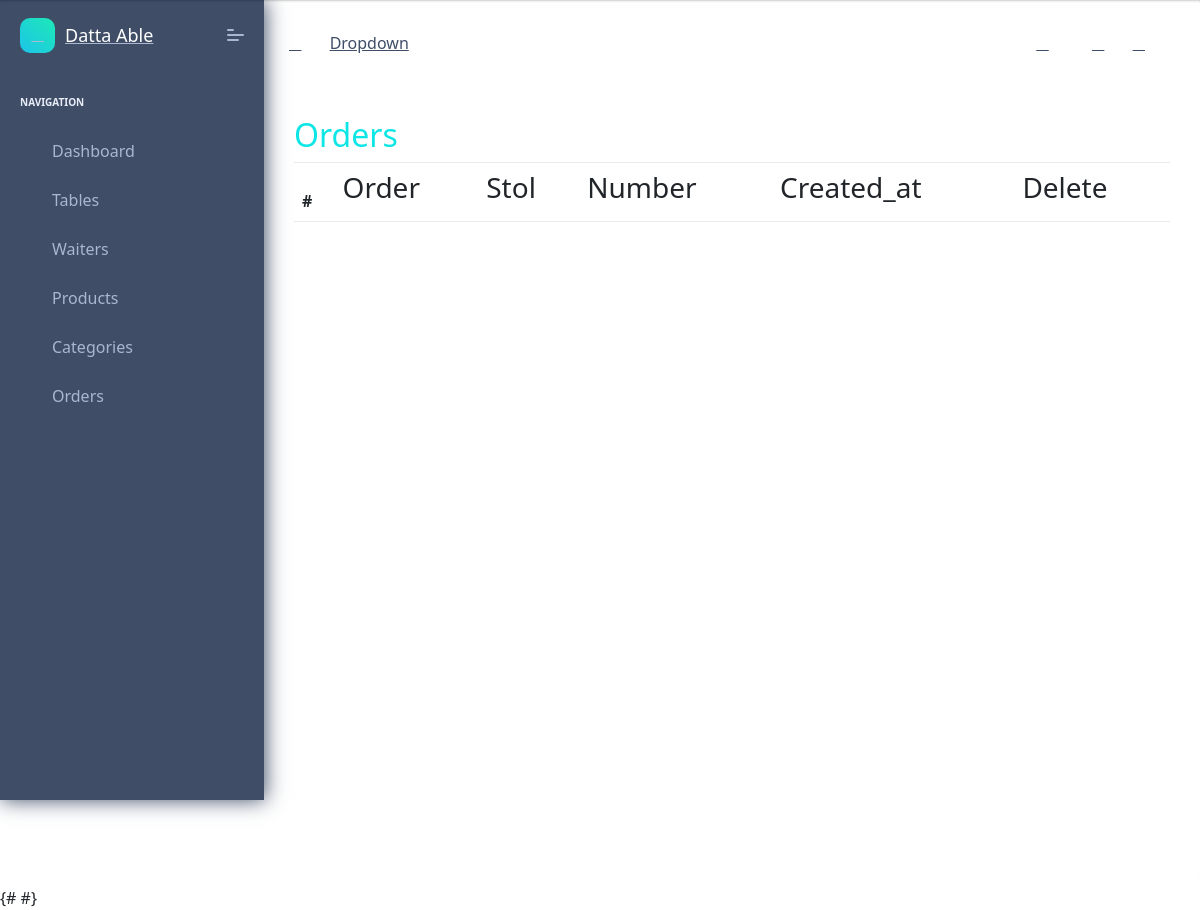
/dashboard/stol/, run on an earlier commit of the app's database.
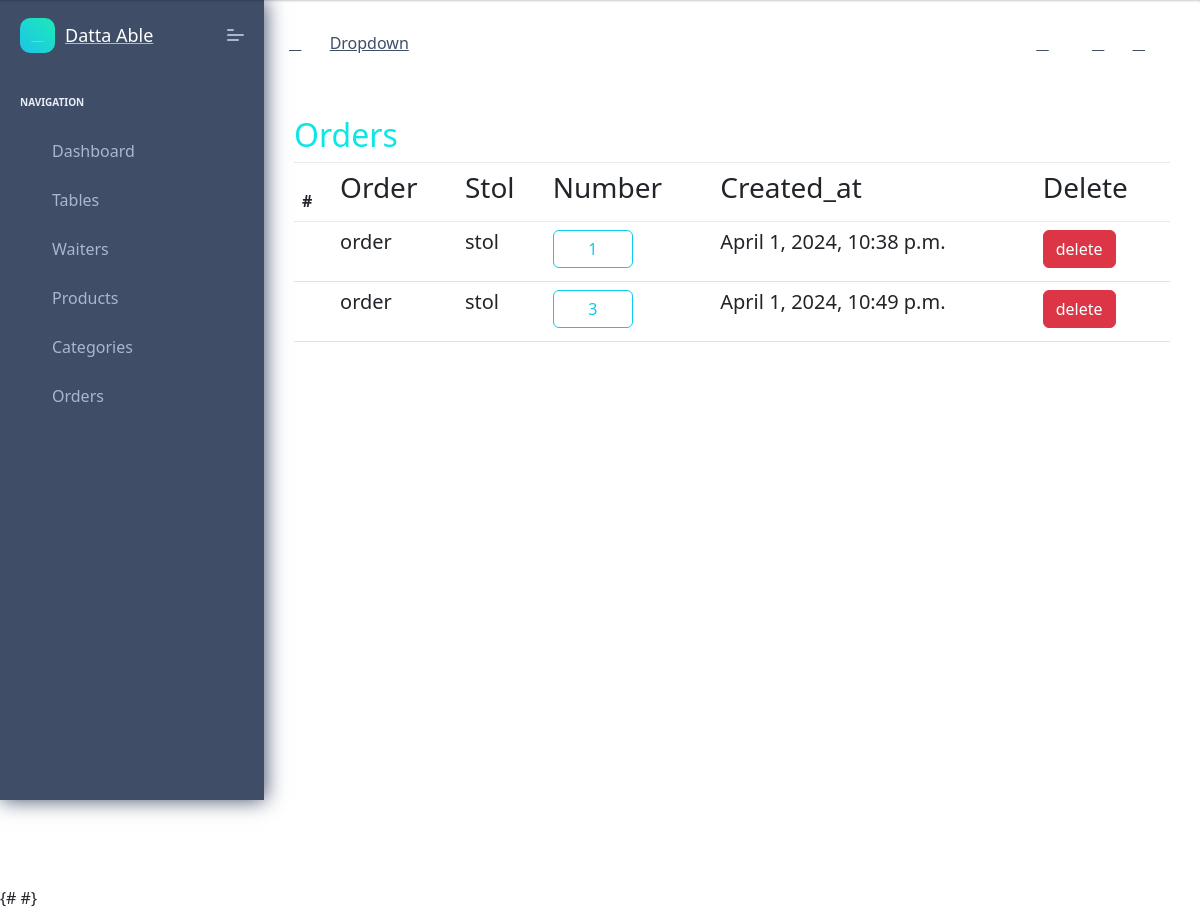
And on a later commit of the database.
### api/models.py (models this page shows, shortened)
class Stol(models.Model):
    number = models.IntegerField()
    qr = models.ImageField(upload_to="table/", null=True, blank=True)

class Order(models.Model):
    stol = models.ForeignKey(Stol, on_delete=models.CASCADE, related_name='order')
    product = models.ForeignKey(Product, on_delete=models.CASCADE, related_name='order')
    quantity = models.IntegerField()
    all_price = models.DecimalField(max_digits=100, decimal_places=2, blank=True, null=True)
    created_at = models.DateTimeField(auto_now_add=True)

### dashboard/views.py (the view)
# urls.py: path('stol/', stol),
def stol(request):
    stols=Stol.objects.all()
    return render(request,'dashboard_order.html',{'stols':stols})

### templates/dashboard_order.html (shortened to what this page needs)
{% extends 'base.html' %}
{% block content %}
<link href="https://cdn.jsdelivr.net/npm/bootstrap@5.3.0/dist/css/bootstrap.min.css" rel="stylesheet">
<div class="pcoded-main-container">
    <div class="pcoded-wrapper">
        <div class="pcoded-content">
            <h2 style="color: rgb(14, 230, 230);">Orders</h2>
            <div class="card-block table-border-style">
                <div class="table-responsive">
                    <table class="table">
                        <thead>
                            <tr>
                                <th>#</th>
                                <th>
                                    <h3>Order</h3>
                                </th>
                                <th>
                                    <h3>Stol</h3>
                                </th>
                                <th>
                                    <h3>Number</h3>
                                </th>
                                <th>
                                    <h3>Created_at</h3>
                                </th>
                                <th>
                                    <h3>Delete</h3>
                                </th>
                            </tr>
                        </thead>
                        <tbody>
                            {% for i in stols %}
                            {% if i.order.all %}
                            <tr>
                                <a href="{% url 'order' i.pk %}">
                                    <th scope="row"><i class="fas fa-bell"></i></th>
                                    <td>
                                        <h5>order</h5>
                                    </td>
                                    <td>
                                        <h5>stol</h5>
                                    </td>
                                    <td>
                                        <a href="{% url 'order' i.pk  %}">
                                            <button style="width: 80px;" class="btn btn-outline-info">{{ i.number}}
                                            </button>
                                        </a>
                                    </td>
                                    <td>
                                        <h5>{{ i.order.first.created_at }}</h5>
                                    </td>
                                    <td>
                                        <a href="{% url 'order_delete' i.pk %}">
                                            <button class="btn btn-danger">
                                                delete
                                            </button>
                                        </a>
                                    </td>
                                </a>
                            </tr>
                            {% endif %}
                            {% endfor %}
                        </tbody>
                    </table>
                </div>
            </div>
        </div>
    </div>
</div>
{% endblock %}

What changed in the data, as far as the page shows it:
added Stol: number "1", order.first.created_at "April 1, 2024, 10:38 p.m."
added Stol: number "3", order.first.created_at "April 1, 2024, 10:49 p.m."
